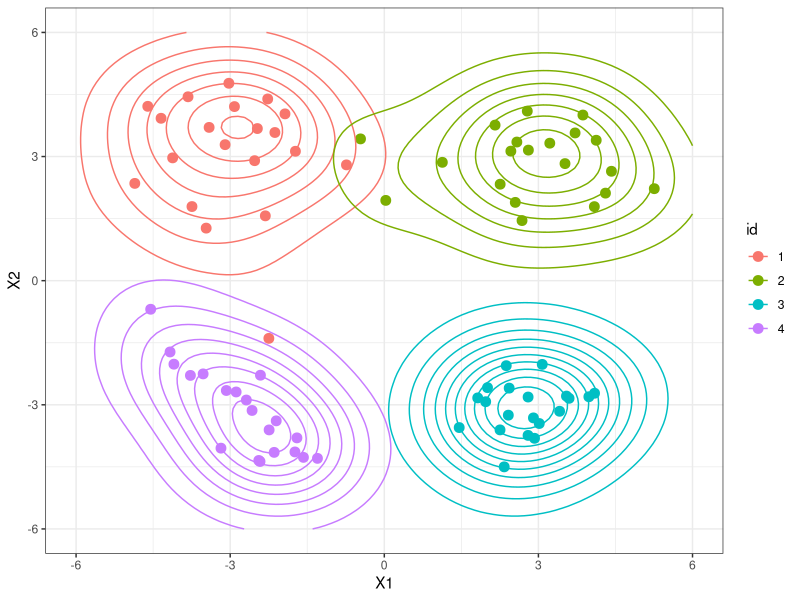
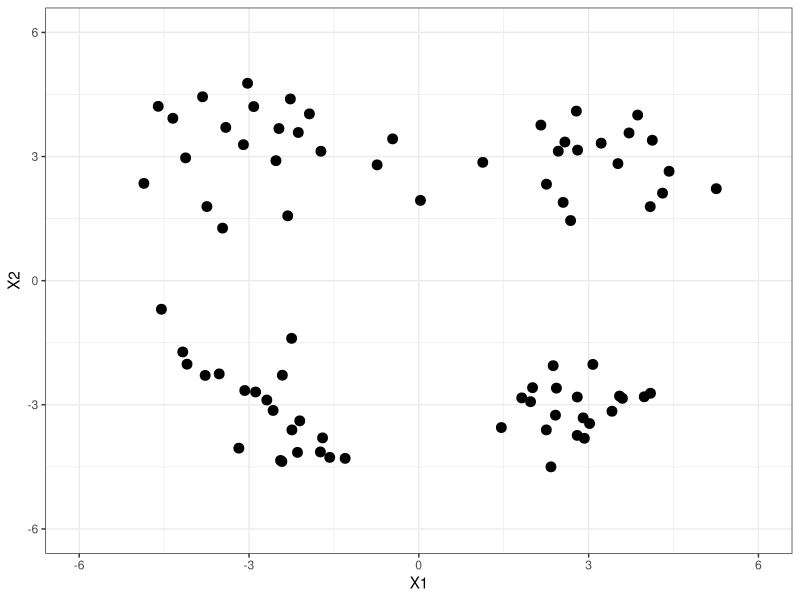

Here is the R script that generated these plots, in order: (Note: this script raises an error after producing the figures.)
## ---- chunk 1
library(mvtnorm)
library(ggplot2)
library(car) #for plotting ellipses
## ---- chunk 2
genCluster<-function(n,id,mu=c(0,0),sigma=diag(2)){
  d<-data.frame(rmvnorm(n,mean=mu,sigma=sigma))
  d$id<-id
  return(d)
}

#upper left- isotropic
red<-genCluster(20,"1",mu=c(-3,3)) #sigma=cbind(c(2,-.5),c(-.5,2))
#upper right- stretched horizontally
blue<-genCluster(20,"2",c(3,3),sigma=matrix(c(1.5,0,0,.5),nrow=2))
#lower right- positive correlation
green<-genCluster(20,"3",c(3,-3),sigma=matrix(c(1,.8,.8,1),nrow=2))
#lower left- negative correlation
black<-genCluster(20,"4",c(-3,-3),sigma=matrix(c(1,-.8,-.8,1),nrow=2))
dat<-rbind(red,blue,green,black)
ggplot(data=dat,aes(x=X1,y=X2,color=id))+geom_point(size=3)+theme_bw()+geom_density2d(h=4)+xlim(-6,6)+ylim(-6,6)
ggplot(data=dat,aes(x=X1,y=X2))+geom_point(size=3)+theme_bw()+xlim(-6,6)+ylim(-6,6)
## ---- chunk 3
# rstick<-function(K,alpha){
#   # returns a truncated stick breaking vector of weights
#   # alpha is concentration parameter
#   # K is the number of weights, set K to a large value to more closely approximate the true stick breaking distribution
#   # large alpha-> few clusters
#   # small alpha-> many clusters
#   betas<-rbeta(K,1,alpha)
#   betas[K]<-1 #truncation part
#   lbetas<-log(betas)
#   log_cumsum_1minus_betas<-c(0,cumsum(log(1-betas))[1:K-1])
#   return(exp(lbetas+log_cumsum_1minus_betas))
# }
# # test this function
# stopifnot(sum(rstick(1,10))==1)

rstick<-function(alpha,categ_counts){
  # returns a truncated stick breaking vector of weights
  # alpha is (prior) concentration parameter
  # large alpha-> few clusters
  # small alpha-> many clusters
  # categ_counts is a vector of sufficient statistics
  # categ_counts[h] is number of data points observed in category "h"
  # categ_counts = sum_{i=1}^n I(Z_i=h)
  # set categ_counts=rep(0,K) to sample from the prior.
  K<-length(categ_counts)
  #compute parameter for second part of stick breaking betas
  #ss_gt = sum_{i=1}^n I(Z_i>h) for each of the categoris h=1...K
  ss_gt<-sum(categ_counts)-cumsum(categ_counts)
  betas<-rbeta(K,1+categ_counts,alpha+ss_gt)
  betas[K]<-1 #truncation part
  lbetas<-log(betas)
  log_cumsum_1minus_betas<-c(0,cumsum(log(1-betas))[1:K-1])
  return(exp(lbetas+log_cumsum_1minus_betas))
}
# test this function
stopifnot(sum(rstick_post(1,c(5,3,8))==1))

rdp_prior<-function(K,alpha,H){
  # return samples from a dirichlet process prior with concentration parameter alpha and base measure H.
  # uses stick breaking method rather than chinese restaurant process
  # truncates stick breaking after K clusters
  # calling H(K) should produce K random samples from distribution H
  # returns a list of probabilities and atoms
  # ie, one sample from rdp is a probability measure over the atoms
  pi_vals<-rstick(alpha,rep(0,K))
  atoms<-H(K)
  return(list(probs=pi_vals,atoms=atoms))
}

visualize_dp_1d<-function(alpha,H=rnorm,H_density=dnorm,K=100){
  # handy function for visualizing 1-dimensional DPs
  # "H_density" should be the density version of "H" for plotting
  test_dp<-data.frame(rdp_prior(K,alpha,H))
  ggbase<-ggplot(data=test_dp,aes(x=atoms,ymax=probs,ymin=0))+geom_linerange(size=2)+stat_function(fun=H_density,linetype=2)+ylab("probability density or mass")+theme_bw()
  return(ggbase)
}

visualize_dp_1d(1)+ggtitle("DP with Normal(0,1) Base Measure, alpha=1")
visualize_dp_1d(10)+ggtitle("DP with Normal(0,1) Base Measure, alpha=10")
## ---- chunk 4
rNW<-function(m,k,df,precision_matrix){
  # return a single sample from the normal-wishart distribution
  # m is mean parameter
  # k is related to "sample size" for mean. Large value==high confidence in m
  # precision_matrix is inverse of the covariance matrix
  # df is "sample size" for covariance matrix. Large value==high confidence
  # probability model:
  # Lambda ~ Wishart(precision_matrix,df)
  # equivalently, Sigma=Lambda^{-1}~ Inverse Wishart(S,nu=df+D+1) 
  # where D is dimensionality
  # mu|Sigma ~ Normal(m,(1/k)*S)
  #Lambda0<-solve(S)
  #stopifnot(df>0)
  D<-length(m)
  #stopifnot(all(dim(precision_matrix)==D))
  nu<-df+D+1
  Lambda<-drop(rWishart(1,df,precision_matrix))
  Sigma<-solve(Lambda)
  mean_sim<-drop(rmvnorm(1,m,Sigma/k))
  return(list(mean=mean_sim,precision=Lambda,cov=Sigma))
}
# test the function using strongly informative prior
nsim<-1000
vals<-replicate(nsim,rNW(c(5,-5),10,10,matrix(c(1,.5,.5,1),nrow=2)),simplify=FALSE)
rowMeans(sapply(vals,function(x){x$mean})) #should be (5,-5)
#empirical mean of precision matrices should be matrix(10,5,5,10)
Reduce("+",lapply(vals,function(x){x$precision}))/nsim
## ---- chunk 5
dp_gmm_prior<-function(N,K,alpha,m,k,df,precision_matrix,verbose=FALSE){
  # return N samples from DP mixture of gaussians
  # K is truncation level of stick breaking process (upper bound on #clusters)
  # alpha is concentration parameter 
  #gaussian base measure hyperparams m,k,df, and precision matrix defined in rNW function
  probs<-rstick(alpha,rep(0,K))
  params_unique<-replicate(K,rNW(m,k,df,precision_matrix),simplify=FALSE)
  params<-sample(params_unique,N,replace=TRUE,prob=probs)
  vals<-vapply(params,function(x){rmvnorm(1,x$mean,x$cov)},rep(0.0,length(m)))
  if(verbose) print(paste("Number of clusters=",length(unique(params))))
  attr(vals,"nclust")<-length(unique(params))
  return(t(vals))
}
vals<-dp_gmm_prior(1000,100,1,c(5,-5),.1,3,matrix(c(1,.5,.5,1),nrow=2),verbose=TRUE)
#colMeans(vals) #should be about c(5,-5)
plot(vals)
hist(vals[,1],probability=TRUE) #marginal of simulated data
curve(dnorm(x,mean=5,sd=3),from=-20,to=40,add=TRUE) #compare to base meas.
hist(vals[,2],probability=TRUE)
curve(dnorm(x,mean=-5,sd=3),from=-40,to=20,add=TRUE)
ggplot(data=data.frame(vals),aes(x=X1,y=X2))+geom_point(size=.5)+geom_density2d()+theme_bw()
#ggsave("DP_GMM.pdf")
## ---- chunk 6
# inputs:
# y is a matrix where each row is a data point
# alpha is the concentration parameter
# H is the base distribution
H<-NULL
alpha<-1
y<-as.matrix(dat[,1:2])
k0<-.01 #diffuse prior for means
D<-ncol(y)
nu0<-D+2 #diffuse prior for covariance matrix
# set other hyperparameters based on empirical bayes approach
ymean<-colMeans(y)
ycov<-cov(y)
m0<-ymean
S0<-ycov
S0_inv<-solve(S0)
# set base measure also by empirical bayes if not specified
if(is.null(H)) H<-function(n){rmvnorm(n,mean=ymean,sigma=S0)}
#update hyperparameters based on data
N<-nrow(y)
kn<-k0+N
mn <- (k0*m0+colSums(y))/kn
nun<-nu0+N
Sn<-S0+t(y)%*%y+k0*(m0 %o% m0) - kn*(mn %o% mn)
edat<-as.data.frame(ellipse(mn,Sn/(nun-D-1),radius=c(1,2)))
ggplot(data=dat)+geom_point(aes(x=X1,y=X2,color=id),size=2)+geom_path(data=edat,aes(x=x,y=y),linetype=2)
